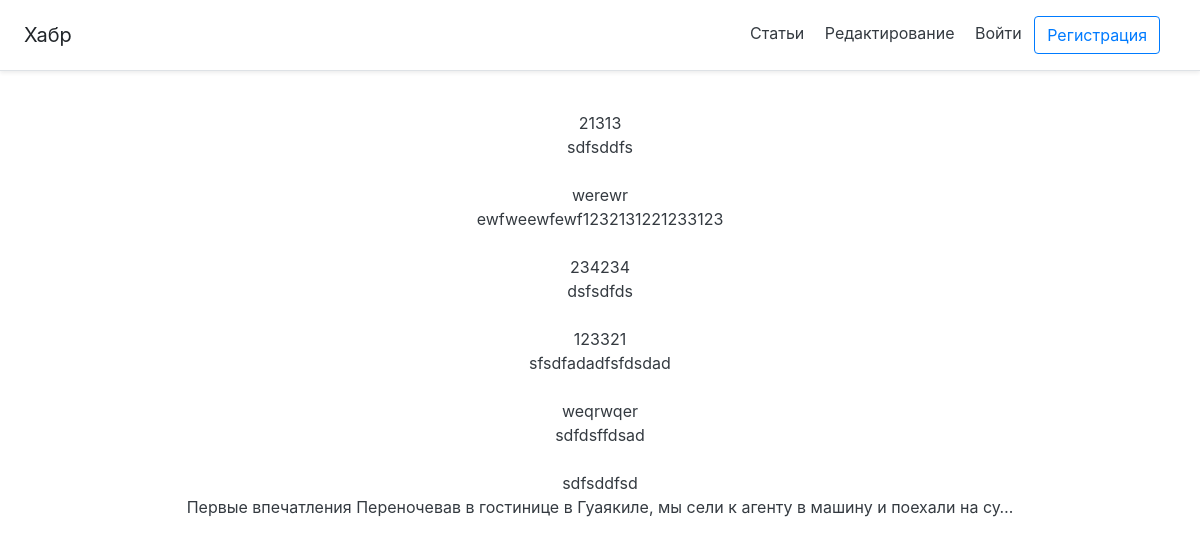
Before: / with the older database file.
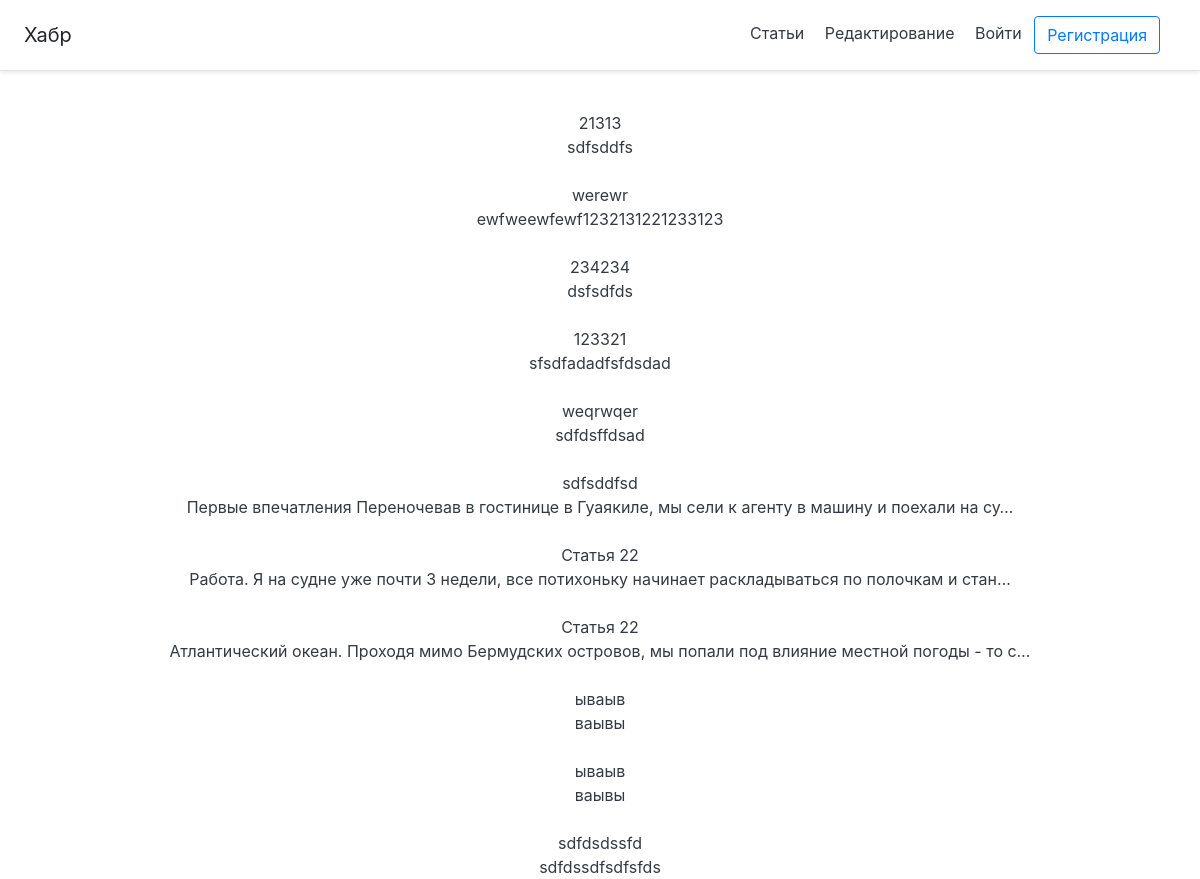
After: the same page with the newer database file.
### main/models.py (models this page shows, shortened)
class Article(models.Model):
    user_id = models.ForeignKey(User, on_delete=models.CASCADE, blank=True, null=True)
    create_date = models.DateTimeField(auto_now=True)
    title = models.CharField('title', max_length=100, null=False)
    body = models.TextField('body', null=False)

### main/views.py (the view)
# urls.py: path('', views.HomeListView.as_view()),
class HomeListView(ListView):
    model = Article
    template_name = 'main/index.html'
    context_object_name = 'articles'

### main/templates/main/index.html
{% extends 'main/base.html' %}
{% block content %}
{% for i in articles%}
<div class="list-group.mt-4">
    <br>
    <a class="text-dark" href="/article/{{i.id}}">{{i.title}}<br>{{i.body|truncatechars:"100"}}</a>
    <br>
</div>
{% endfor %}
{% endblock %}

Changed rows visible on the page:
added Article: title "Статья 22", body "Работа. Я на судне уже почти 3 недели, все потихоньку начинает раскладываться по полочкам и стан…"
added Article: title "Статья 22", body "Атлантический океан. Проходя мимо Бермудских островов, мы попали под влияние местной погоды - то с…"
added Article: title "ываыв", body "ваывы"
added Article: title "ываыв", body "ваывы"
added Article: title "sdfdsdssfd", body "sdfdssdfsdfsfds"
